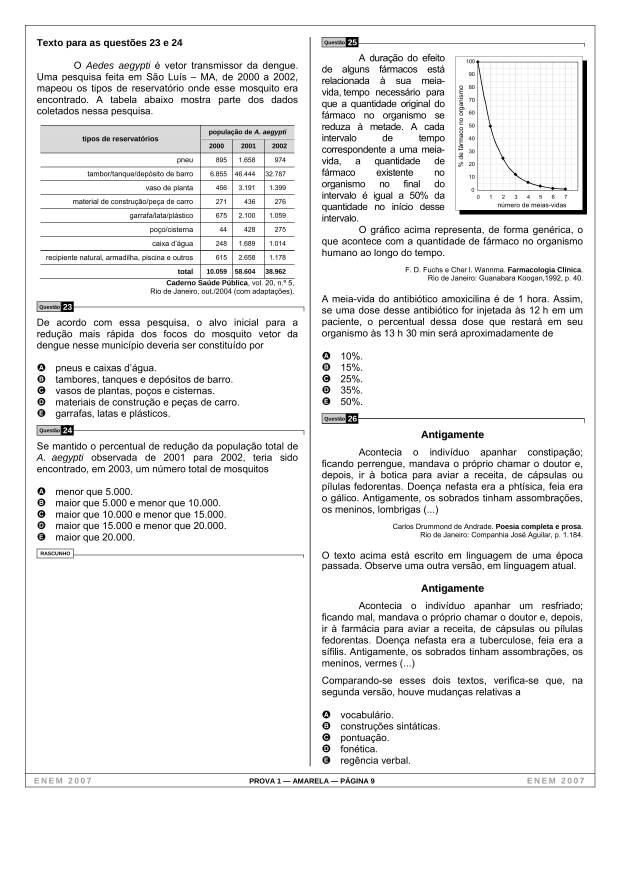
#> input picture 2Passo/imagens-convertidas/pagina_enem_10.png, 2481 x 3509 px (shown at 1/4 size); its folder holds 4 pictures in this run
$ python remover-bordas.py
#> lines starting #> are read from the running program, lines starting #| are printed output that depends on the picture
"""
Propósito: remover as bordas externas das páginas
Autor: Alexandre Nassar de Peder
Criação: 02/10/2025
Atualização: 03/06/2026

OBS1: puxe a pasta "imagens-convertidas" do passo 1 para essa pasta do passo 2
OBS2: abra a imagem no GIMP e conte pixels para saber quanto de borda tem que cortar
OBS3: atualize a linha 28 com os valores corretos de corte (esquerda, superior, direita, inferior)
OBS4: execute o código, e abra as imagens para conferir se as bordas foram removidas corretamente. Se não, ajuste os valores de corte e execute novamente.
"""

from PIL import Image
import os

pasta_imagens = "imagens-convertidas"
pasta_saida = "sem-bordas-externas"

os.makedirs(pasta_saida, exist_ok=True)

for nome_arquivo in os.listdir(pasta_imagens):
    if nome_arquivo.lower().endswith(".png"):
        caminho_entrada = os.path.join(pasta_imagens, nome_arquivo)
        imagem = Image.open(caminho_entrada)
#> imagem is the input picture: PIL image 2481x3509 RGB; min 0, max 255, mean 238.3

        largura, altura = imagem.size
#> largura = 2481; altura = 3509

        caixa_corte = (147, 148, largura - 125, altura - 417) # ATUALIZE AQUI OS VALORES DE CORTE (esquerda, superior, direita, inferior)
#> caixa_corte = (147, 148, 2356, 3092)
        imagem_cortada = imagem.crop(caixa_corte)
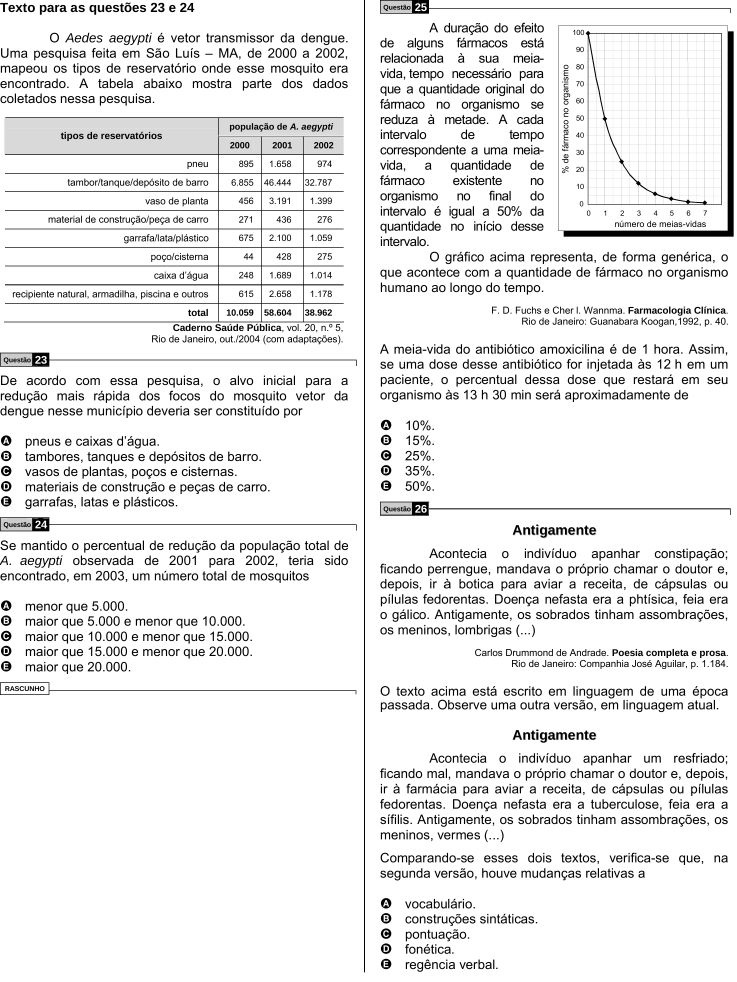
#> imagem_cortada: PIL image 2209x2944 RGB (shown at 1/3 size); min 0, max 255, mean 233.9

        caminho_saida = os.path.join(pasta_saida, nome_arquivo)
        imagem_cortada.save(caminho_saida)
#> pass 2 of the loop `for nome_arquivo in os.listdir(pasta_imagens):`:
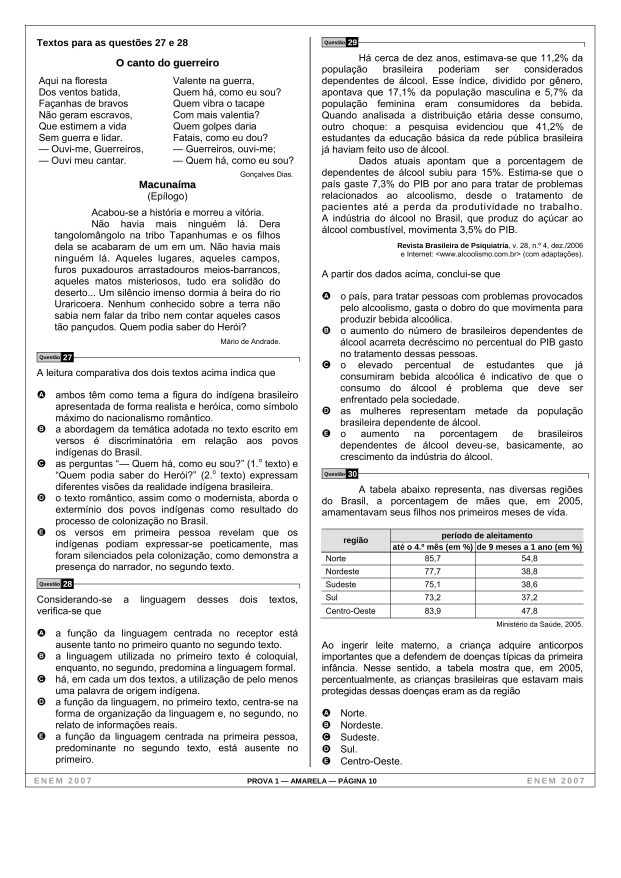
#> input picture 2Passo/imagens-convertidas/pagina_enem_11.png, 2481 x 3509 px (shown at 1/4 size)
#> imagem is the input picture: PIL image 2481x3509 RGB; min 0, max 255, mean 233.2
#> `imagem_cortada = imagem.crop(caixa_corte)`:
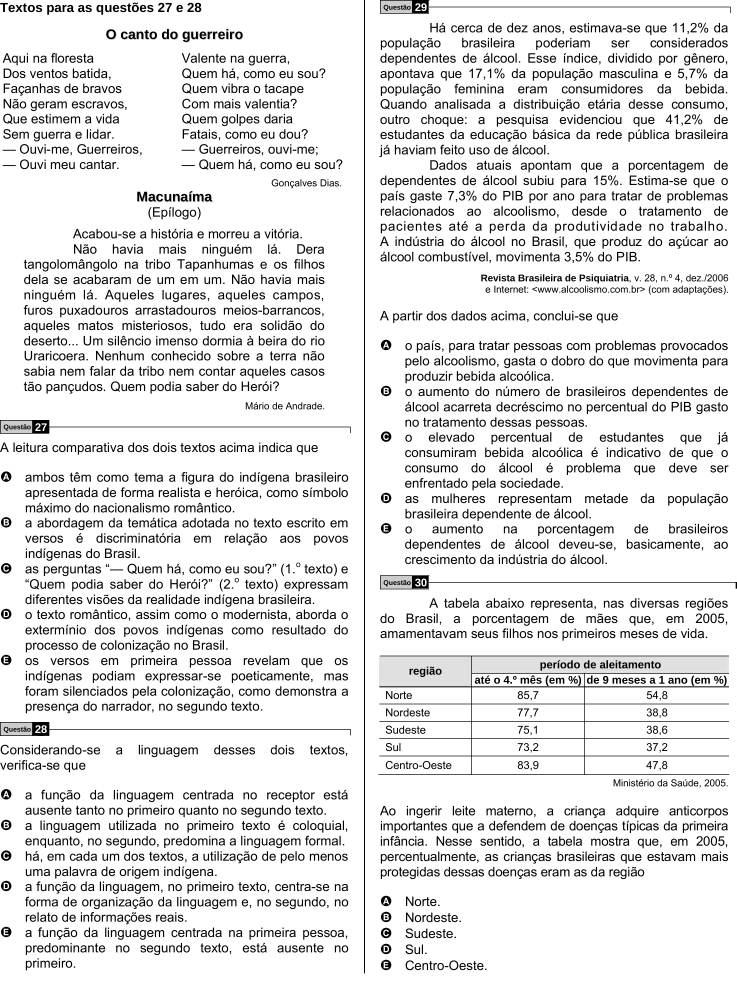
#> imagem_cortada: PIL image 2209x2944 RGB (shown at 1/3 size); min 0, max 255, mean 227.1
#> pass 3 of the loop `for nome_arquivo in os.listdir(pasta_imagens):`:
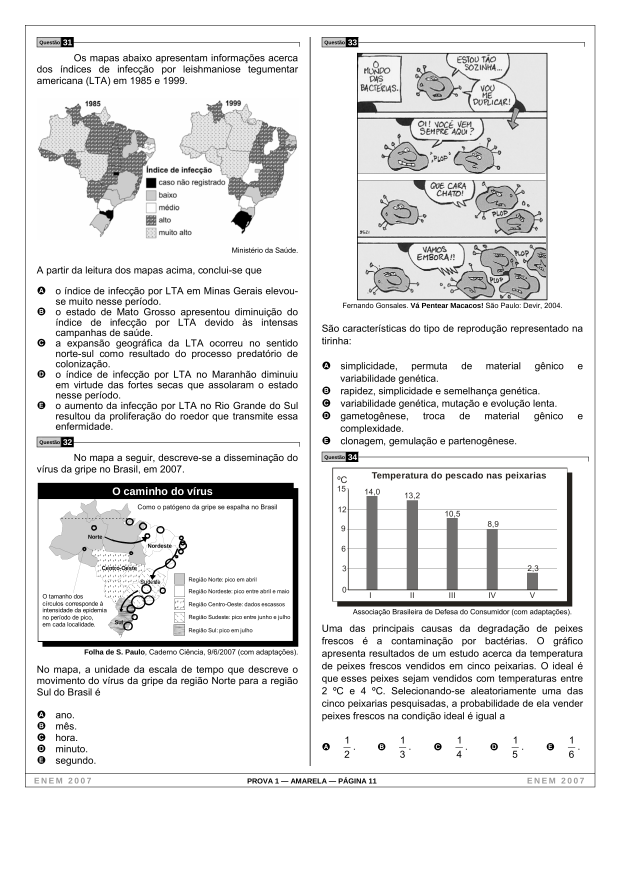
#> input picture 2Passo/imagens-convertidas/pagina_enem_12.png, 2481 x 3509 px (shown at 1/4 size)
#> imagem is the input picture: PIL image 2481x3509 RGB; mean R, G, B 231, 230.9, 230.9
#> `imagem_cortada = imagem.crop(caixa_corte)`:
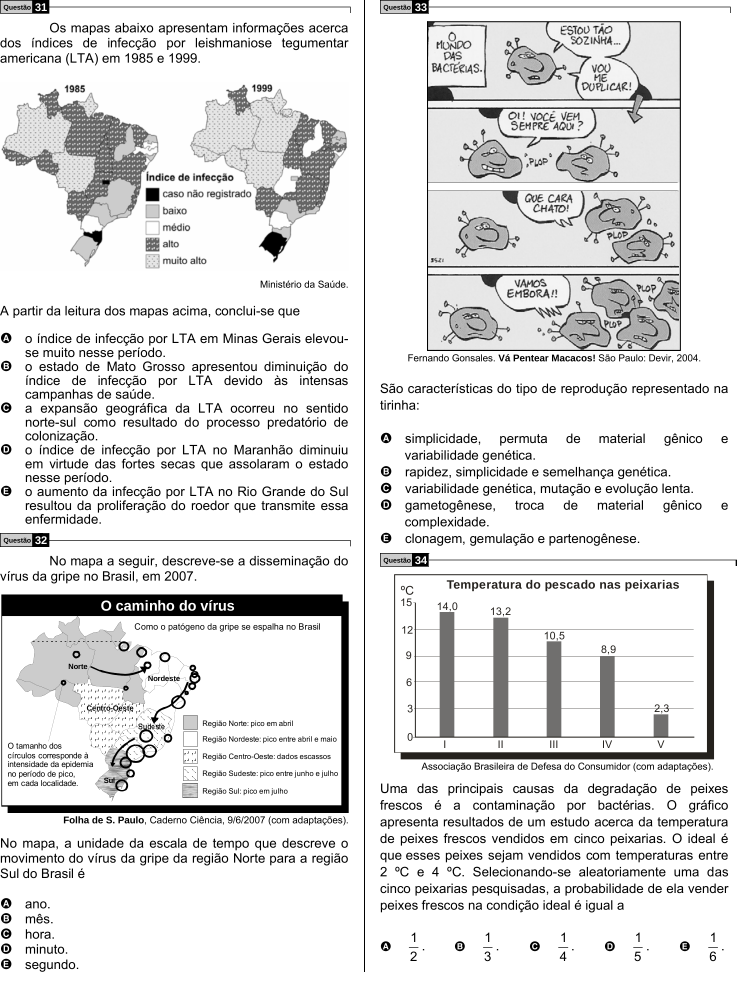
#> imagem_cortada: PIL image 2209x2944 RGB (shown at 1/3 size); mean R, G, B 224.1, 224, 224
#> the loop made 4 passes; the first 3 are shown

print("Recorte das bordas concluído.")
